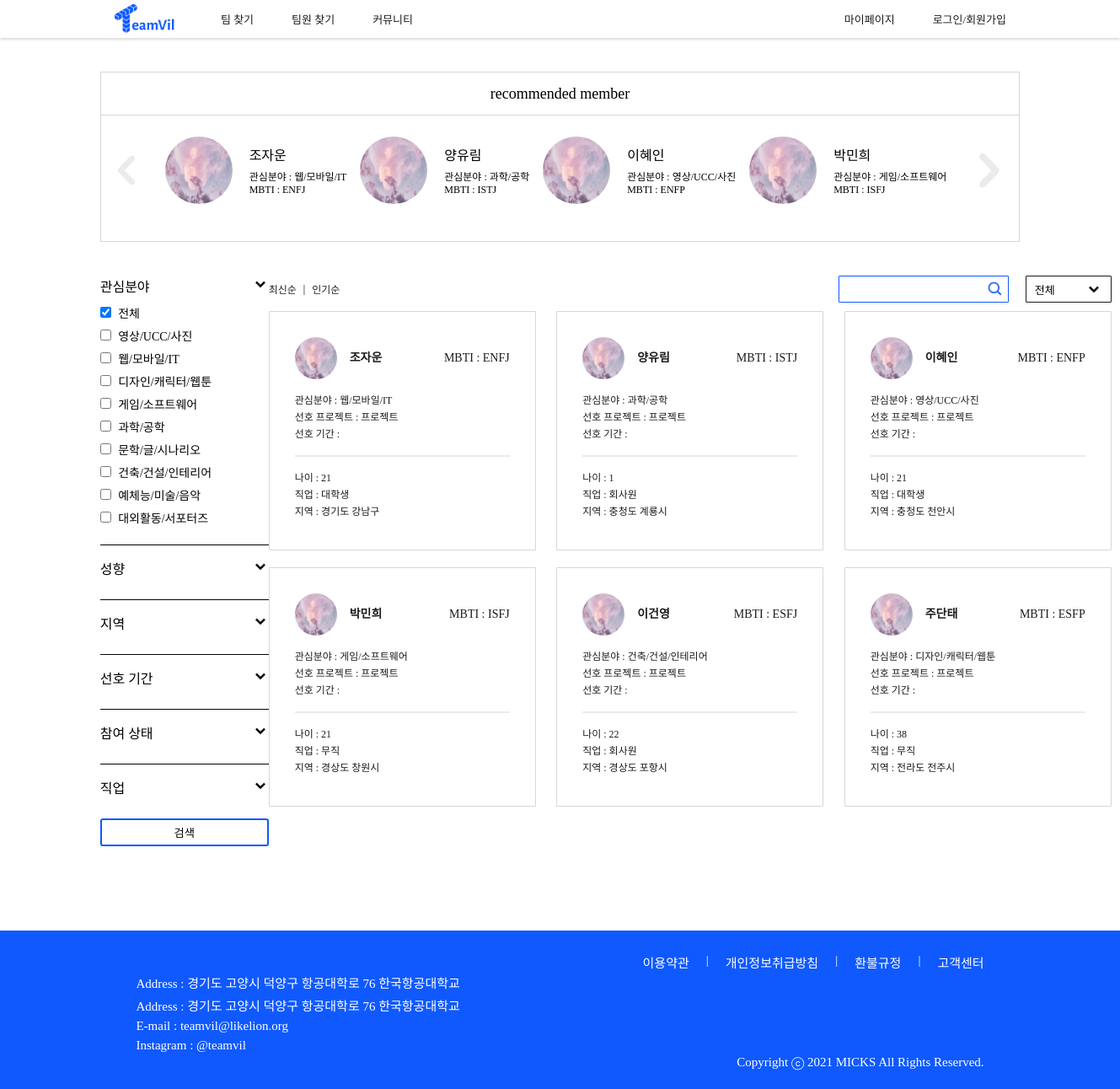
Page /member/member_search/ on the earlier database version.
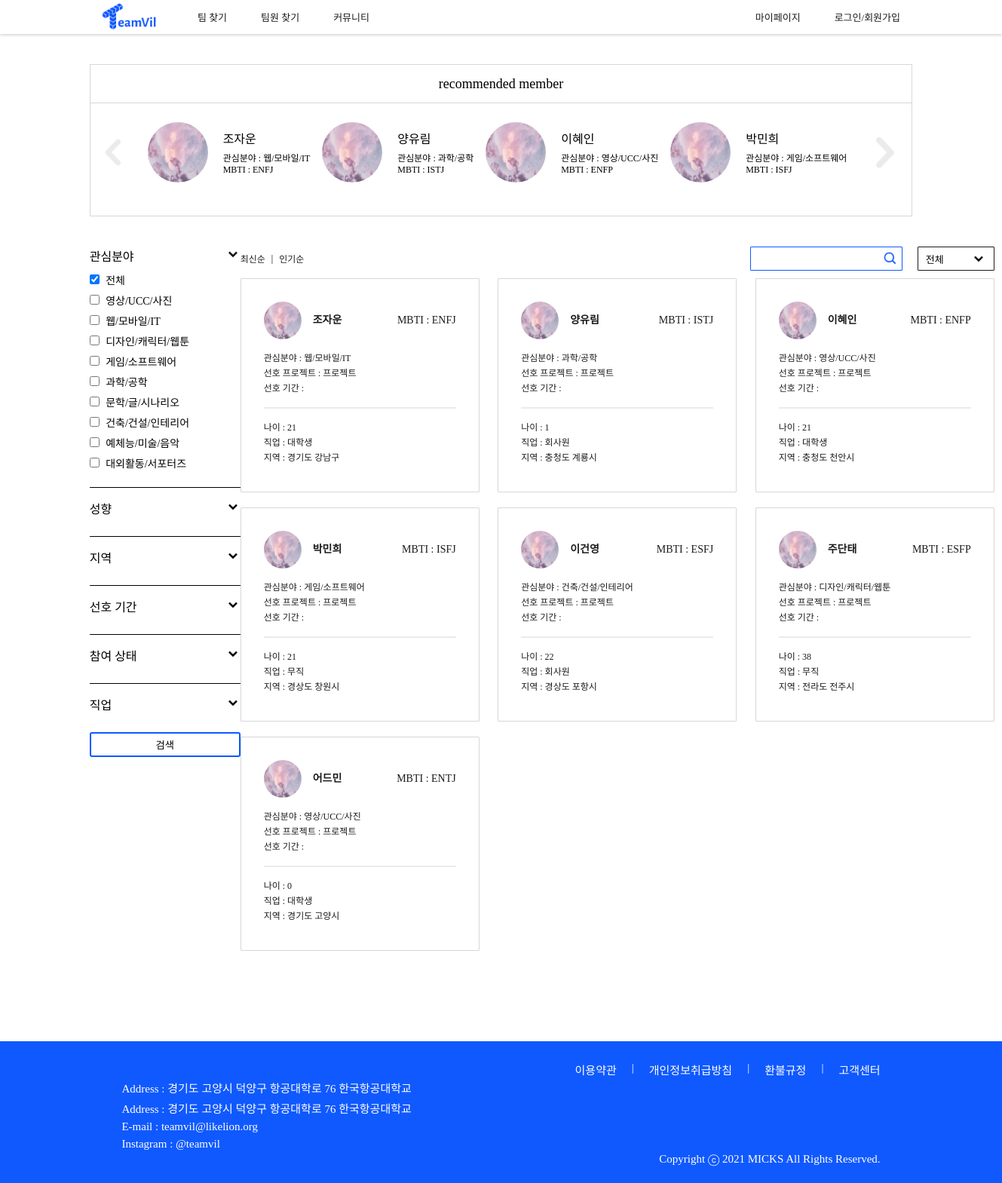
Same page on the later database version.
### account/models.py (models this page shows, shortened)
class Profile(models.Model):
    user_id = models.ForeignKey(User, on_delete = models.CASCADE, db_column="user_id")
    name = models.CharField(max_length=25)
    mbti_id = models.ForeignKey(Mbti, on_delete = models.CASCADE, db_column="mbti_id")
    mbti_detail = models.CharField(max_length=100, null=True)
    email = models.CharField(max_length=45)
    phone = models.CharField(max_length=15)
    birthday = models.DateField()
    region1_id = models.ForeignKey(Region1, on_delete = models.CASCADE, db_column="region1_id")
    region2_id = models.ForeignKey(Region2, on_delete = models.CASCADE, db_column="region2_id")
    openPhone = models.IntegerField()
    openEmail = models.IntegerField()
    term_id = models.ForeignKey(Term, on_delete = models.CASCADE, db_column="term_id")
    field1_id = models.ForeignKey(Field1, on_delete = models.CASCADE, db_column="field1_id")
    field2 = models.CharField(max_length=20)
    state = models.IntegerField()
    job_id = models.ForeignKey(Job, on_delete = models.CASCADE, db_column="job_id")
    education_id = models.ForeignKey(Education, on_delete = models.CASCADE, db_column="education_id", null=True)
    isLink = models.IntegerField()
    isFile = models.IntegerField()
    isCarrer = models.IntegerField()
    pr = models.TextField(null=True)
    register = models.DateTimeField(default=timezone.now)
    photo = models.FileField(null=True)
    isReview = models.IntegerField()
    view_cnt = models.IntegerField(default=0)
    submit = models.IntegerField(default=0)

class Mbti(models.Model):
    mbti = models.CharField(max_length=4)
    mbti_cnt = models.IntegerField(default=0)

class Job(models.Model):
    job = models.CharField(max_length=20)

### home/models.py (models this page shows, shortened)
class Field1(models.Model):
    field1 = models.CharField(max_length=20)

class Region1(models.Model):
    region1 = models.CharField(max_length=20)

class Region2(models.Model):
    region1_id = models.ForeignKey(Region1, on_delete = models.CASCADE, db_column="region1_id")
    region2 = models.CharField(max_length=20)

### account/views.py (the view)
# urls.py: path('member_search/', views.member_search, name = "member_search"),
def member_search(request):
    profiles = Profile.objects.all()
    profiles_reg = Profile.objects.all().order_by('id')[:4]
    field1 = Field1.objects.all() # 대분야 (ex IT)
    mbti = Mbti.objects.all()
    region2 = Region2.objects.all() # ~시 (서울만 ~구)
    term = Term.objects.all()
    job = Job.objects.all()
    return render(request, "member_search.html", {'profiles':profiles, "field1s":field1, "mbtis" : mbti,
                                                    "region2s": region2, "terms": term, "jobs": job, "profiles_reg":profiles_reg})

### teamvil/templatetags/custom_tags.py (called while the page is built)
@register.simple_tag
def getAge(birthday):
    now = int(datetime.datetime.today().year)
    birthday = int(birthday.strftime('%Y'))
    return now - birthday

### account/templates/member_search.html (shortened to what this page needs)
<!DOCTYPE html>
<html lang="en">
{% load static %}
{% load custom_tags %}
<head>
    <link rel="stylesheet" href="{% static 'css/base.css' %}">
    <link rel="stylesheet" href="{% static 'css/member_search.css' %}">
</head>
<body>
    {% include 'navbar.html' %}
    <section class="member_search-rec-box margin">
        <p class="member_search-rec-title spoqa-regular">recommended member</p>
        <div class="member_search-rec-container">
            <img class="member_search-chevron-left" src="{% static 'image/chevron-left.png' %}" alt="">
            {% for reg in profiles_reg %}
            <div class="member_search-rec-member">
                <img class="member_search-rec-image" src="{% static 'image/cloud.jpg' %}">
                <div class="member_search-rec-info">
                    <p class="member_search-rec-info-name spoqa-regular">{{reg.name}}</p>
                    <p class="spoqa-light">관심분야 : {{reg.field1_id.field1}}</p>
                    <p class="spoqa-light">MBTI : {{reg.mbti_id.mbti}}</p>
                </div>
            </div>
            {% endfor %}
            <img class="member_search-chevron-right" src="{% static 'image/chevron-right.png' %}" alt="">
        </div>
    </section>
    <section class="member_search-container margin">
        <aside class="member_search-filter-container">
            <div class="member_search-filter-item-container">
                <div class="member_search-filter-active">
                    <p class="member_search-filter-title spoqa-medium">관심분야</p>
                    <div value="field1" class="drop_btn">
                        <img class="member_search-chevron" src="{% static 'image/chevron-down.png' %}">
                    </div>
                </div>
                <div class="active" id="field1">
                    <div class="member_search-filter-item-list spoqa-light">
                        <label>
                            <input type="checkbox" value='all' class="field1" data="field1_all" checked>
                            <span>전체</span>
                        </label>
                    </div>
                    {% for field1 in field1s %}
                        <div class="member_search-filter-item-list spoqa-light">
                            <label>
                                <input type="checkbox" value='{{field1.id}}' class="field1">
                                <span>{{field1.field1}}</span>
                            </label>
                        </div>
                    {% endfor %}
                </div>
                <hr>
                <div class="member_search-filter-active">
                    <p class="member_search-filter-title spoqa-medium">성향</p>
                    <div value="mbti" class="drop_btn">
                        <img class="member_search-chevron" src="{% static 'image/chevron-down.png' %}">
                    </div>
                </div>
                <hr>
                <div class="member_search-filter-active">
                    <p class="member_search-filter-title spoqa-medium">지역</p>
                    <div value="region" class="drop_btn">
                        <img class="member_search-chevron" src="{% static 'image/chevron-down.png' %}">
                    </div>
                </div>
                <hr>
                <div class="member_search-filter-active">
                    <p class="member_search-filter-title spoqa-medium">선호 기간</p>
                    <div value="term" class="drop_btn">
                        <img class="member_search-chevron" src="{% static 'image/chevron-down.png' %}">
                    </div>
                </div>
                <hr>
                <div class="member_search-filter-active">
                    <p class="member_search-filter-title spoqa-medium">참여 상태</p>
                    <div value="state" class="drop_btn">
                        <img class="member_search-chevron" src="{% static 'image/chevron-down.png' %}">
                    </div>
                </div>
                <hr>
                <div class="member_search-filter-active">
                    <p class="member_search-filter-title spoqa-medium">직업</p>
                    <div value="job" class="drop_btn">
                        <img class="member_search-chevron" src="{% static 'image/chevron-down.png' %}">
                    </div>
                </div>
            </div>
            <a class="a-search">
                <button class="search member_filter spoqa-medium">검색</button>
            </a>
        </aside>
        <main>
            <div class="member_search-member-select-container">
                <div class="member_search-member-select-sort spoqa-regular">
                    <a href="">최신순</a>
                    <p>|</p>
                    <a href="">인기순</a>
                </div>
                <div class="member_search-member-select-right-container">
                    <div class="member_search-search-container">
                        <input class="member_search-member-select-search spoqa-light" type="text">
                        <img class="member_search-search-button" src="{% static 'image/search.png' %}">
                    </div>
                    <div class="member_search-member-select-state spoqa-regular drop_btn" value="sort">
                        <div class="member_search-select-state-button">
                            <p>전체</p>
                            <img class="member_search-chevron" src="{% static 'image/chevron-down.png' %}">
                        </div>
                    </div>
                </div>
            </div>
            <div class="member_search-member-container">
                {% for profile in profiles %}
                    <a href="{% url 'member_detail' profile.id %}">
                        <article class="member_search-member-item">
                            <div class="member_search-member-profile-container">
                                <div class="member_search-member-name-container">
                                    <img class="member_search-member-image" src="{% static 'image/cloud.jpg' %}" alt="">
                                    <p class="spoqa-bold">{{profile.name}}</p>
                                </div>
                                <p class="spoqa-medium">MBTI : {{profile.mbti_id.mbti}}</p>
                            </div>
                            <p class="spoqa-medium">관심분야 : {{profile.field1_id.field1}}</p>
                            <p class="spoqa-medium">선호 프로젝트 :
                                {% if profile.type == 0 %}
                                    창업
                                {% elif profile.type == 1 %}
                                    공모전
                                {% else %}
                                    프로젝트
                                {% endif %}
                            </p>
                            <p class="spoqa-medium">선호 기간 : </p>
                            <hr>
                            <p class="spoqa-regular">나이 : {% getAge profile.birthday %}</p>
                            <p class="spoqa-regular">직업 : {{ profile.job_id.job }}</p>
                            <p class="spoqa-regular">지역 : {{ profile.region1_id.region1 }} {{ profile.region2_id.region2 }}</p>
                        </article>
                    </a>
                {% endfor %}
            </div>
        </main>
    </section>
    {% include 'footer.html' %}
</body>
</html>

### teamvil/templates/navbar.html
{% load static %}
<nav class="navbar-nav-container">
    <div class="navbar-left-container">
        <a href="{% url 'home' %}"><img class="navbar-logo" src="{% static 'image/Logo.png' %}" alt=""></a>
        <ul class="navbar-menu-container spoqa-regular">
            <li class="navbar-menu-item"><a href="{% url 'team_search' %}">팀 찾기</a></li>
            <li class="navbar-menu-item"><a href="{% url 'member_search' %}">팀원 찾기</a></li>
            <li class="navbar-menu-item"><a href="{% url 'team_new_back_S' %}">커뮤니티</a></li>
        </ul>
    </div>
    <ul class="navbar-my-container spoqa-regular">
        <li class="navbar-my-item"><a href="{% url 'mypage' %}">마이페이지</a></li>
        {% if user.is_authenticated %}
            <li class="navbar-my-item"><a href="{% url 'logout' %}">로그아웃</a></li>
        {% else %}
            <li class="navbar-my-item"><a href="{% url 'login' %}">로그인/</a><a href="{% url 'signup'  %}">회원가입</a></li>
        {% endif %}
    </ul>
</nav>

### teamvil/templates/footer.html
{% load static %}
<footer class="spoqa-light">
    <div class="footer-link">
        <a href="">이용약관</a>
        <p>|</p>
        <a href="">개인정보취급방침</a>
        <p>|</p>
        <a href="">환불규정</a>
        <p>|</p>
        <a href="">고객센터</a>
    </div>
    <div class="footer-info">
        <p>Address : 경기도 고양시 덕양구 항공대학로 76 한국항공대학교</p>
        <p>Address : 경기도 고양시 덕양구 항공대학로 76 한국항공대학교</p>
        <p>E-mail : teamvil@likelion.org</p>
        <p>Instagram : @teamvil</p>
    </div>
    <div class="footer-copyright">
        <p>Copyright ⓒ 2021 MICKS All Rights Reserved.</p>
    </div>
</footer>

### teamvil/static/css/base.css (style rules this page uses)
* { margin: 0; padding: 0; }
.margin { margin: 0px 118.6875px; }
.active { display: block; }
.spoqa-light { font-family: 'Spoqa Han Sans Neo', 'sans-serif'; font-weight: 300; }
.spoqa-regular { font-family: 'Spoqa Han Sans Neo', 'sans-serif'; font-weight: 400; }
.spoqa-medium { font-family: 'Spoqa Han Sans Neo', 'sans-serif'; font-weight: 500; }
.spoqa-bold { font-family: 'Spoqa Han Sans Neo', 'sans-serif'; font-weight: 700; }
ul { list-style: none; padding: 0; margin: 0; }
a { text-decoration: none; color: #1B1B1B; }
li a { font-size: 13px; }
.navbar-nav-container { display: flex; justify-content: space-between; align-items: center; height: 45.10125px; padding: 0px 135px; box-shadow: 0px 1.5825px 3.165px rgba(0, 0, 0, 0.15); font-size: 0; }
.navbar-left-container { display: flex; justify-content: space-between; align-items: center; width: 400px; flex-shrink: 0; }
.navbar-logo { width: 72.795px; height: 37.362825; }
.navbar-menu-container { display: flex; justify-content: space-between; }
.navbar-my-container { display: flex; justify-content: space-between; }
.navbar-menu-item { margin-right: 45px; flex-shrink: 0; }
.navbar-my-item { margin-left: 45px; flex-shrink: 0; }
footer { padding: 0 161.415px; display: block; color: #ffffff; background-color: #0f59ff; }
.footer-link { padding-top: 26.9025px; display: flex; justify-content: flex-end; }
.footer-link a { color: #ffffff; font-size: 15px; }
.footer-link p { padding: 0 20px; font-size: 15px; }
.footer-info p { padding: 3px 0; font-size: 15px; }
.footer-copyright { display: flex; justify-content: flex-end; padding-bottom: 22.94625px; }
.footer-copyright p { font-size: 15px; }

Differences in the rows shown:
added Profile: name "어드민", mbti_id.mbti "ENTJ", field1_id.field1 "영상/UCC/사진", birthday "0", job_id.job "대학생", region1_id.region1 "경기도", region2_id.region2 "고양시"
